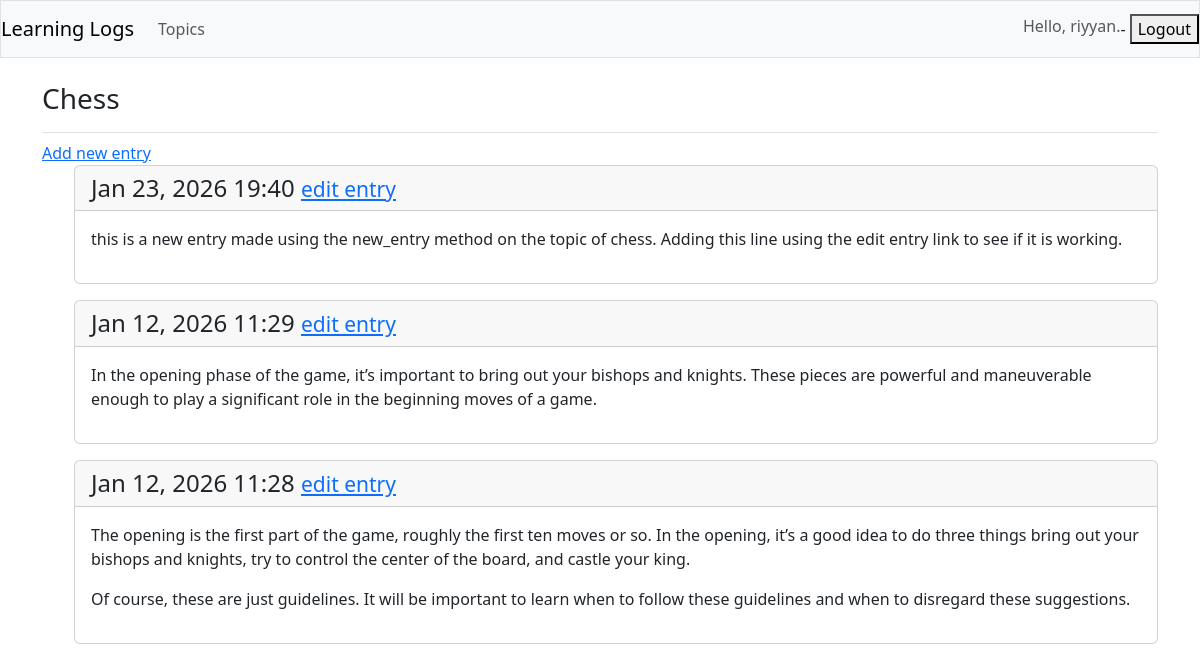
The page /topics/1/ (signed in) on the database its author committed.
### learning_logs/models.py (models this page shows, shortened)
class Topics(models.Model):
    owner = models.ForeignKey(User, on_delete=models.CASCADE)
    text = models.TextField(max_length = 200)
    date = models.DateTimeField(auto_now_add = True)
    def __str__(self):
        return self.text

class Entry(models.Model):
    topic = models.ForeignKey(Topics, on_delete = models.CASCADE)
    text = models.TextField()
    date_added = models.DateTimeField(auto_now_add = True)
    class Meta:
        verbose_name_plural = "Entries"

### learning_logs/views.py (the view)
# urls.py: path('topics/<int:topic_id>/',views.topic, name = 'topic'),
@login_required
def topic(request, topic_id):
    topic = Topics.objects.get(id=topic_id)
    check_topic_user(request, topic)
    entries = topic.entry_set.order_by('-date_added')
    context = {'topic': topic, 'entries':entries}
    return render(request, 'learning_logs/topic.html', context)

### learning_logs/views.py (called while the page is built)
def check_topic_user(request,topic):
    if topic.owner != request.user:
        raise Http404

### learning_logs/templates/learning_logs/topic.html
{% extends "learning_logs/base.html" %}
{% block page_header %}
<h3>{{ topic }}</h3>
{% endblock page_header %}
{% block content %}
    <a href="{% url 'learning_logs:new_entry' topic.id %}">Add new entry</a>
    <ul>
        {% for entry in entries %}
        <div class="card mb-3">
                <h4 class="card-header">
                    {{ entry.date_added|date:'M d, Y H:i' }}
                <small>
                    <a href="{% url 'learning_logs:edit_entry' entry.id %}">edit entry</a>
                </small>
                </h4>
            <div class="card-body">
                {{ entry.text|linebreaks }}
            </div>
        </div>
            {% empty %}
            <p>There are no entries for this topic yet.</p>
        {% endfor %}
    </ul>
{% endblock content %}

### learning_logs/templates/learning_logs/base.html (shortened to what this page needs)
{% load django_bootstrap5 %}
<!DOCTYPE html>
<html lang="en">
<head>
    {% bootstrap_css %}
</head>
<body>
    <nav class="navbar navbar-expand-md navbar-light bg-light mb-4 border">
        <a class="navbar-brand" href="{% url 'learning_logs:index' %}">
            Learning Logs
        </a>
        <div class="collapse navbar-collapse" id="navbarCollapse">
            <ul class="navbar-nav me-auto">
                <li class="nav-item">
                    <a class="nav-link" href="{% url 'learning_logs:topics'%}">
                        Topics
                    </a>
                </li>
            </ul>
            <ul class="navbar-nav ms-auto">
                {% if user.is_authenticated %}
                    <li class="nav-item">
                        <span class="navbar-text">
                            Hello, {{ user.username }}.
                        </span>
                    </li>
                    <li class="nav-item">
                        <form action="{% url 'users:logout' %}" method="post">
                        - <button type="submit">Logout</button>
                        </form>
                    </li>
                {% endif %}
            </ul>
        </div>
    </nav>
    <main role="main" class="container">
        <div class="pb-2 mb-2 border-bottom">
            {% block page_header %}{% endblock page_header %}
        </div>
        <div>
            {% block content %}{% endblock content %}
        </div>
    </main>
</body>
</html>

### rows shown on the page
Topics: text "Chess"
Entry: date_added "Jan 23, 2026 19:40", text "this is a new entry made using the new_entry method on the topic of chess. Adding this line using the edit entry link to see if it is working."
Entry: date_added "Jan 12, 2026 11:29", text "In the opening phase of the game, it’s important to bring out your bishops and knights. These pieces are powerful and maneuverable enough to play a significant role in the beginning moves of a game."
Entry: date_added "Jan 12, 2026 11:28", text "The opening is the first part of the game, roughly the first ten moves or so. In the opening, it’s a good idea to do three things bring out your bishops and knights, try to control the center of the board, and castle your king. Of course, these are just guidelines. It will be important to learn when to follow these guidelines and when to disregard these suggestions."

### other values the page prints
{{ user.username }} "riyyan"
